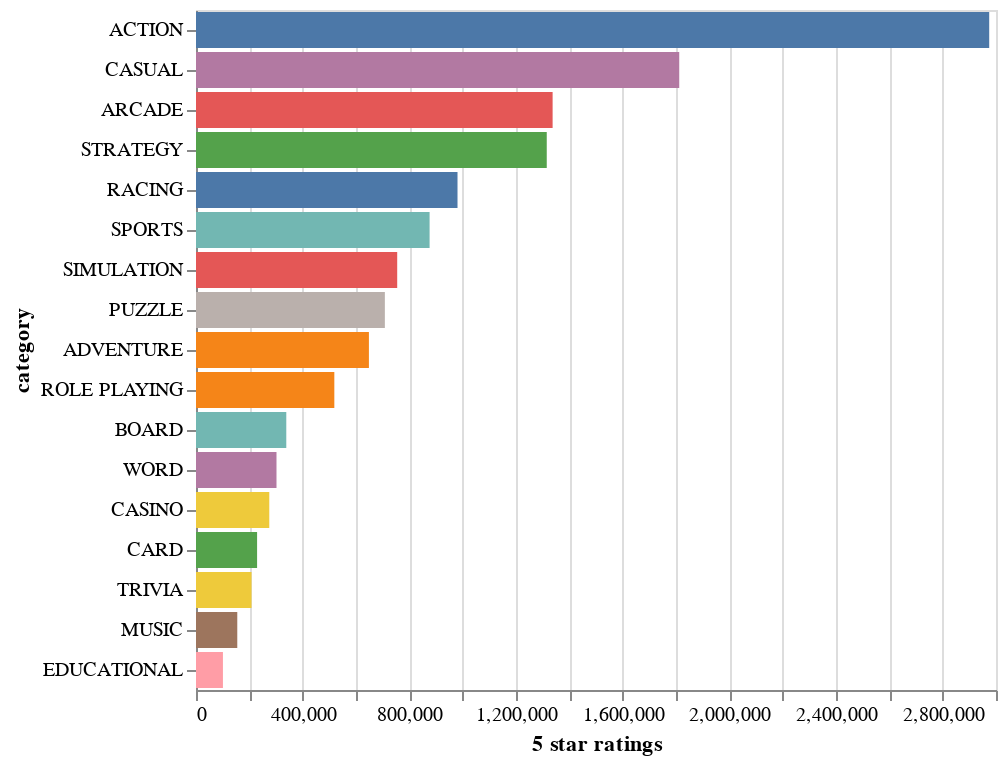

Here is the notebook cell this chart was saved with:
### Code cell
alt.Chart(g.reset_index()).mark_bar().encode(
    x="5 star ratings:Q",
    y=alt.Y("category:N", sort="-x"),
    color=alt.Color("category:N", legend=None)
)

### Figure 1 — Vega-Lite specification as saved in the notebook (floating-point values rounded to 4 significant figures)
{"config": {"view": {"continuousWidth": 400, "continuousHeight": 300}}, "data": {"name": "data-dbec760d3ad5478da96a3c7b51e9a7a2"}, "mark": "bar", "encoding": {"color": {"type": "nominal", "field": "category", "legend": null}, "x": {"type": "quantitative", "field": "5 star ratings"}, "y": {"type": "nominal", "field": "category", "sort": "-x"}}, "$schema": "https://vega.github.io/schema/vega-lite/v4.8.1.json", "datasets": {"data-dbec760d3ad5478da96a3c7b51e9a7a2": [{"category": "ACTION", "rank": 50.5, "total ratings": 4134000.0, "installs": 66500.0, "average rating": 4.246, "growth (30 days)": 1453.0, "growth (60 days)": 2.569, "price": 0.0099, "5 star ratings": 2975000.0, "4 star ratings": 359200.0, "3 star ratings": 198400.0, "2 star ratings": 109800.0, "1 star ratings": 491800.0, "paid": 0.01}, {"category": "ADVENTURE", "rank": 50.5, "total ratings": 919700.0, "installs": 18880.0, "average rating": 4.264, "growth (30 days)": 30.87, "growth (60 days)": 4.305, "price": 0.0499, "5 star ratings": 648400.0, "4 star ratings": 103500.0, "3 star ratings": 51670.0, "2 star ratings": 24650.0, "1 star ratings": 91510.0, "paid": 0.01}, {"category": "ARCADE", "rank": 50.5, "total ratings": 1852000.0, "installs": 69310.0, "average rating": 4.295, "growth (30 days)": 23.24, "growth (60 days)": 3.091, "price": 0.0948, "5 star ratings": 1337000.0, "4 star ratings": 194400.0, "3 star ratings": 104700.0, "2 star ratings": 49340.0, "1 star ratings": 165900.0, "paid": 0.02}, {"category": "BOARD", "rank": 50.5, "total ratings": 470900.0, "installs": 20380.0, "average rating": 4.347, "growth (30 days)": 157.3, "growth (60 days)": 4.501, "price": 0.0, "5 star ratings": 338600.0, "4 star ratings": 51620.0, "3 star ratings": 23180.0, "2 star ratings": 10890.0, "1 star ratings": 46580.0, "paid": 0.0}, {"category": "CARD", "rank": 50.74, "total ratings": 321800.0, "installs": 11480.0, "average rating": 4.421, "growth (30 days)": 2.029, "growth (60 days)": 2.864, "price": 0.02451, "5 star ratings": 229100.0, "4 star ratings": 45030.0, "3 star ratings": 16210.0, "2 star ratings": 6789.0, "1 star ratings": 24670.0, "paid": 0.008197}, {"category": "CASINO", "rank": 50.5, "total ratings": 371200.0, "installs": 7885.0, "average rating": 4.438, "growth (30 days)": 2.226, "growth (60 days)": 3.352, "price": 0.0, "5 star ratings": 274800.0, "4 star ratings": 41350.0, "3 star ratings": 18640.0, "2 star ratings": 7763.0, "1 star ratings": 28600.0, "paid": 0.0}, {"category": "CASUAL", "rank": 51.21, "total ratings": 2497000.0, "installs": 67130.0, "average rating": 4.335, "growth (30 days)": 19.77, "growth (60 days)": 2.099, "price": 0.0, "5 star ratings": 1812000.0, "4 star ratings": 287300.0, "3 star ratings": 134800.0, "2 star ratings": 59790.0, "1 star ratings": 202500.0, "paid": 0.0}, {"category": "EDUCATIONAL", "rank": 50.5, "total ratings": 142400.0, "installs": 15960.0, "average rating": 4.254, "growth (30 days)": 99.57, "growth (60 days)": 13.64, "price": 0.0, "5 star ratings": 101000.0, "4 star ratings": 13420.0, "3 star ratings": 7867.0, "2 star ratings": 4722.0, "1 star ratings": 15420.0, "paid": 0.0}, {"category": "MUSIC", "rank": 50.5, "total ratings": 224500.0, "installs": 12860.0, "average rating": 4.18, "growth (30 days)": 2.477, "growth (60 days)": 7.006, "price": 0.0199, "5 star ratings": 154800.0, "4 star ratings": 23010.0, "3 star ratings": 13780.0, "2 star ratings": 7317.0, "1 star ratings": 25610.0, "paid": 0.01}, {"category": "PUZZLE", "rank": 50.5, "total ratings": 983900.0, "installs": 36310.0, "average rating": 4.394, "growth (30 days)": 2.232, "growth (60 days)": 2.153, "price": 0.0, "5 star ratings": 708200.0, "4 star ratings": 128200.0, "3 star ratings": 58380.0, "2 star ratings": 23550.0, "1 star ratings": 65590.0, "paid": 0.0}, {"category": "RACING", "rank": 50.5, "total ratings": 1364000.0, "installs": 46400.0, "average rating": 4.312, "growth (30 days)": 58.09, "growth (60 days)": 1.961, "price": 0.0, "5 star ratings": 980700.0, "4 star ratings": 140200.0, "3 star ratings": 75150.0, "2 star ratings": 37100.0, "1 star ratings": 130400.0, "paid": 0.0}, {"category": "ROLE PLAYING", "rank": 50.5, "total ratings": 744700.0, "installs": 14490.0, "average rating": 4.276, "growth (30 days)": 1.186, "growth (60 days)": 2.841, "price": 0.0, "5 star ratings": 518700.0, "4 star ratings": 92060.0, "3 star ratings": 41830.0, "2 star ratings": 19370.0, "1 star ratings": 72670.0, "paid": 0.0}, {"category": "SIMULATION", "rank": 50.5, "total ratings": 1070000.0, "installs": 28710.0, "average rating": 4.318, "growth (30 days)": 6.954, "growth (60 days)": 3.41, "price": 0.0, "5 star ratings": 754500.0, "4 star ratings": 134300.0, "3 star ratings": 64510.0, "2 star ratings": 28810.0, "1 star ratings": 87880.0, "paid": 0.0}, {"category": "SPORTS", "rank": 50.5, "total ratings": 1257000.0, "installs": 34910.0, "average rating": 4.261, "growth (30 days)": 1.306, "growth (60 days)": 3.187, "price": 0.0, "5 star ratings": 876000.0, "4 star ratings": 154800.0, "3 star ratings": 74890.0, "2 star ratings": 32890.0, "1 star ratings": 118400.0, "paid": 0.0}, {"category": "STRATEGY", "rank": 50.5, "total ratings": 1835000.0, "installs": 23920.0, "average rating": 4.265, "growth (30 days)": 26.82, "growth (60 days)": 2.194, "price": 0.0, "5 star ratings": 1315000.0, "4 star ratings": 210800.0, "3 star ratings": 96770.0, "2 star ratings": 41670.0, "1 star ratings": 170100.0, "paid": 0.0}, {"category": "TRIVIA", "rank": 50.5, "total ratings": 298600.0, "installs": 7041.0, "average rating": 4.246, "growth (30 days)": 49.28, "growth (60 days)": 6.443, "price": 0.0199, "5 star ratings": 208300.0, "4 star ratings": 43340.0, "3 star ratings": 17710.0, "2 star ratings": 7240.0, "1 star ratings": 22050.0, "paid": 0.01}, {"category": "WORD", "rank": 49.15, "total ratings": 419600.0, "installs": 13070.0, "average rating": 4.444, "growth (30 days)": 1326.0, "growth (60 days)": 2.249, "price": 0.0, "5 star ratings": 301900.0, "4 star ratings": 62570.0, "3 star ratings": 24070.0, "2 star ratings": 8835.0, "1 star ratings": 22290.0, "paid": 0.0}]}}
